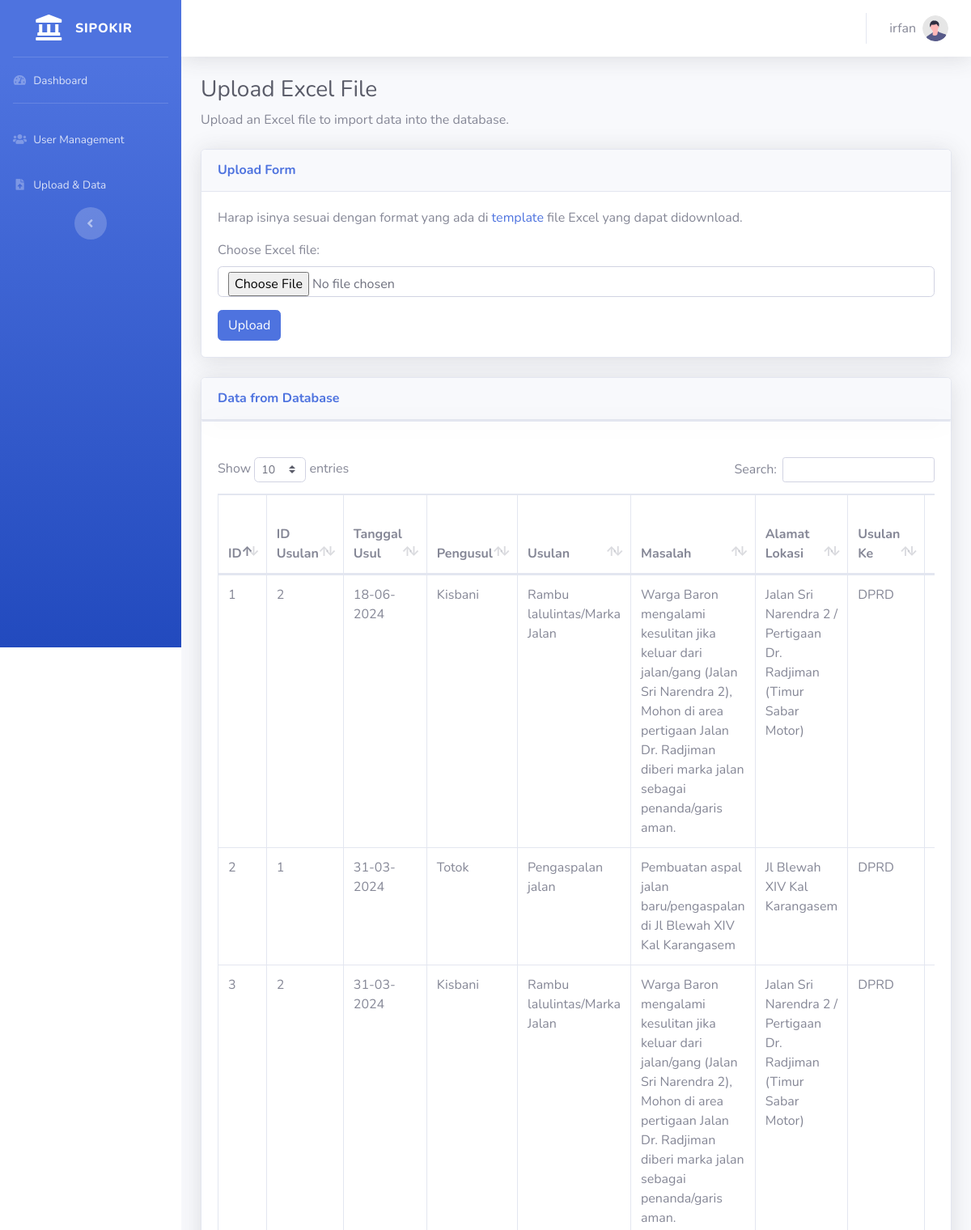
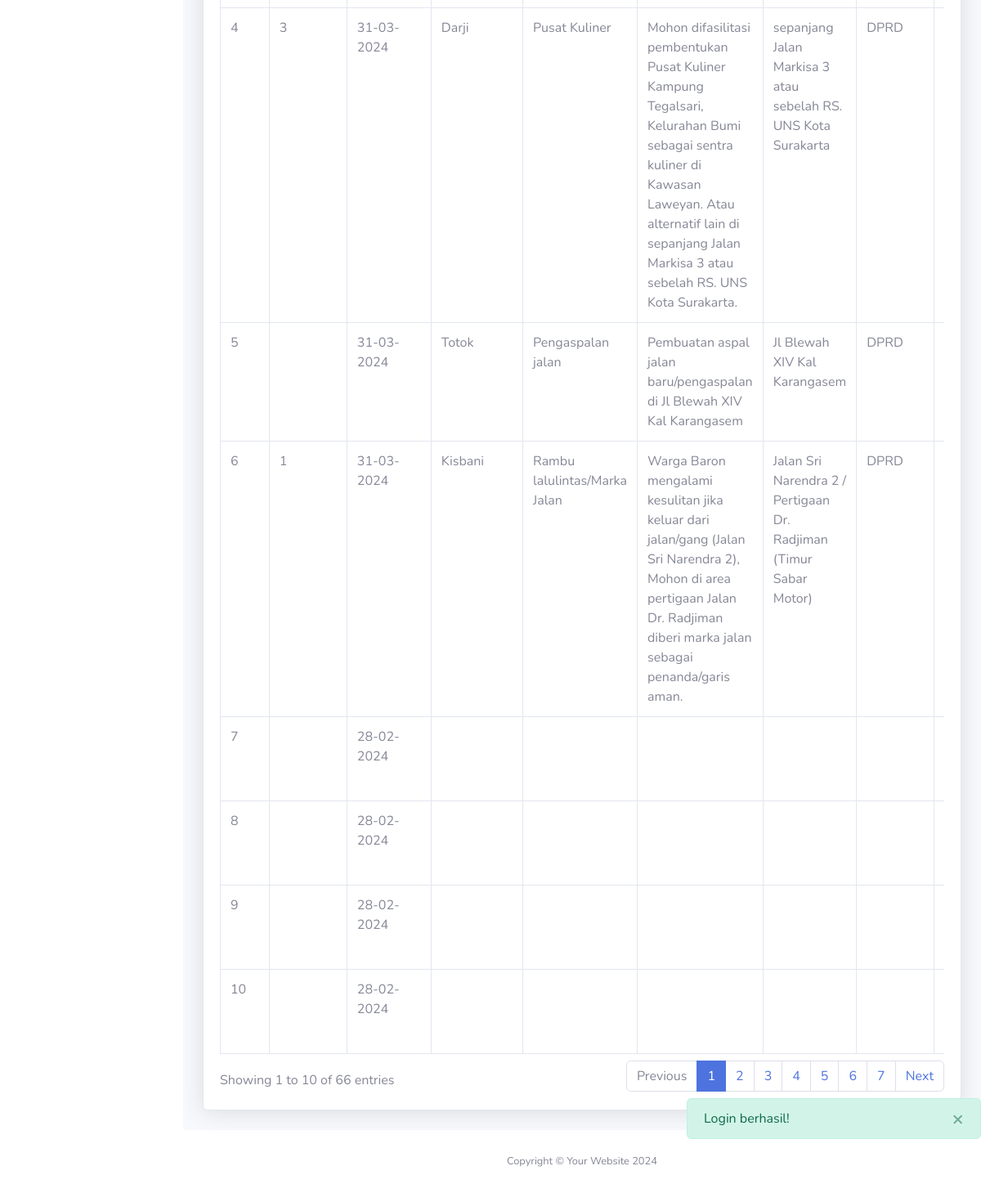
The app's page /upload_data.php (signed in) with its own data (2 pictures, top to bottom).
### tables this page shows
CREATE TABLE `pokir` (
  `id` int(30) NOT NULL,
  `id_usulan` varchar(50) DEFAULT NULL,
  `tanggal_usul` varchar(100) NOT NULL,
  `pengusul` varchar(100) NOT NULL,
  `usulan` varchar(300) NOT NULL,
  `masalah` varchar(1000) NOT NULL,
  `alamat_lokasi` varchar(200) NOT NULL,
  `usulan_ke` varchar(50) NOT NULL,
  `opd_tujuan_awal` varchar(50) NOT NULL,
  `opd_tujuan_akhir` varchar(100) NOT NULL,
  `status` varchar(100) NOT NULL,
  `catatan` varchar(100) NOT NULL,
  `rekomendasi_sekwan` varchar(200) NOT NULL,
  `rekomendasi_mitra` varchar(200) NOT NULL,
  `rekomendasi_skpd` varchar(200) NOT NULL,
  `rekomendasi_tapd` varchar(200) NOT NULL,
  `volume` varchar(50) NOT NULL,
  `satuan` varchar(300) NOT NULL,
  `anggaran` varchar(300) NOT NULL,
  `jenis_belanja` varchar(300) NOT NULL,
  `sub_kegiatan` varchar(300) NOT NULL,
  `createdAt` timestamp NOT NULL DEFAULT current_timestamp(),
  `updatedAt` timestamp NOT NULL DEFAULT current_timestamp() ON UPDATE current_timestamp()
);

### upload_data.php (the view, shortened to what this page needs)
<h1 class="h3 mb-2 text-gray-800">Upload Excel File</h1>
<p class="mb-4">Upload an Excel file to import data into the database.</p>
<div class="card shadow mb-4">
    <div class="card-header py-3">
        <h6 class="m-0 font-weight-bold text-primary">Upload Form</h6>
    </div>
    <div class="card-body">
        <p class="mb-3">Harap isinya sesuai dengan format yang ada di <a href="./template.xlsx" download>template</a> file Excel yang dapat didownload.</p>
        <form action="import.php" method="post" enctype="multipart/form-data">
            <label for="file">Choose Excel file:</label>
            <input type="file" name="file" id="file" accept=".xls,.xlsx" class="form-control mb-3">
            <button type="submit" class="btn btn-primary">Upload</button>
        </form>
    </div>
</div>
<div class="card shadow mb-4">
    <div class="card-header py-3">
        <h6 class="m-0 font-weight-bold text-primary">Data from Database</h6>
    </div>
    <div class="card shadow mb-4">
    </div>
    <div class="card-body">
        <div class="table-responsive">
            <table class="table table-bordered" id="dataTable" width="100%" cellspacing="0">
                <thead>
                    <tr>
                        <th>ID</th>
                        <th>ID Usulan</th>
                        <th>Tanggal Usul</th>
                        <th>Pengusul</th>
                        <th>Usulan</th>
                        <th>Masalah</th>
                        <th>Alamat Lokasi</th>
                        <th>Usulan Ke</th>
                        <th>OPD Tujuan Awal</th>
                    </tr>
                </thead>
                <tbody>
                    <?php
                    require 'koneksi.php';
                    $sql = "SELECT * FROM pokir";
                    $result = $conn->query($sql);
                    if ($result->num_rows > 0) {
                        $counter = 1;
                        while ($row = $result->fetch_assoc()) {
                            echo "<tr>";
                            echo "<td>" . $counter . "</td>";
                            echo "<td>" . $row['id_usulan'] . "</td>";
                            echo "<td>" . date('d-m-Y', strtotime($row['tanggal_usul'])) . "</td>";
                            echo "<td>" . $row['pengusul'] . "</td>";
                            echo "<td>" . $row['usulan'] . "</td>";
                            echo "<td>" . $row['masalah'] . "</td>";
                            echo "<td>" . $row['alamat_lokasi'] . "</td>";
                            echo "<td>" . $row['usulan_ke'] . "</td>";
                            echo "<td>" . $row['opd_tujuan_awal'] . "</td>";
                            echo "</tr>";
                            $counter++;
                        }
                    } else {
                        echo "<tr><td colspan='21' class='text-center'>Tidak ada data.</td></tr>";
                    }
                    ?>
                </tbody>
            </table>
        </div>
    </div>
</div>
<?php
$content = ob_get_clean();
include 'layout.php';
?>

### layout.php (shortened to what this page needs)
<!DOCTYPE html>
<html lang="en">
<head>
    <link href="vendor/fontawesome-free/css/all.min.css" rel="stylesheet" type="text/css">
    <link href="css/sb-admin-2.min.css" rel="stylesheet">
    <link href="vendor/datatables/dataTables.bootstrap4.min.css" rel="stylesheet">
</head>
<body id="page-top">
    <div id="wrapper">
        <ul class="navbar-nav bg-gradient-primary sidebar sidebar-dark accordion sticky-sidebar" id="accordionSidebar">
            <a class="sidebar-brand d-flex align-items-center justify-content-center" href="dashboard.php">
                <div class="sidebar-brand-icon">
                    <i class="fas fa-landmark"></i>
                </div>
                <div class="sidebar-brand-text mx-3">SIPOKIR</div>
            </a>
            <hr class="sidebar-divider my-0">
            <li class="nav-item">
                <a class="nav-link" href="dashboard.php">
                    <i class="fas fa-fw fa-tachometer-alt"></i>
                    <span>Dashboard</span></a>
            </li>
            <hr class="sidebar-divider">
            <li class="nav-item">
                <a class="nav-link" href="manage_users.php">
                    <i class="fas fa-users"></i>
                    <span>User Management</span>
                </a>
            </li>
            <li class="nav-item">
                <a class="nav-link" href="upload_data.php">
                    <i class="fas fa-fw fa-file-upload"></i>
                    <span>Upload & Data</span>
                </a>
            </li>
            <div class="text-center d-none d-md-inline">
                <button class="rounded-circle border-0" id="sidebarToggle"></button>
            </div>
        </ul>
        <div id="content-wrapper" class="d-flex flex-column">
            <div id="content">
                <nav class="navbar navbar-expand navbar-light bg-white topbar mb-4 static-top shadow">
                    <ul class="navbar-nav ml-auto">
                        <li class="nav-item dropdown no-arrow">
                            <a class="nav-link dropdown-toggle" href="#" id="userDropdown" role="button"
                                data-toggle="dropdown" aria-haspopup="true" aria-expanded="false">
                                <span
                                    class="mr-2 d-none d-lg-inline text-gray-600 large"><?php echo htmlspecialchars($_SESSION['username'], ENT_QUOTES, 'UTF-8'); ?></span>
                                <img class="img-profile rounded-circle" src="img/undraw_profile.svg">
                            </a>
                        </li>
                    </ul>
                </nav>
                <div class="container-fluid">
                    <?php echo $content; ?>
                </div>
            </div>
            <div class="notification-container">
                <div id="notification" class="notification"></div>
            </div>
            <footer class="sticky-footer bg-white">
                <div class="container my-auto">
                    <div class="copyright text-center my-auto">
                        <span>Copyright &copy; Your Website <?php echo date('Y'); ?></span>
                    </div>
                </div>
            </footer>
        </div>
    </div>
</body>
</html>

### layout.php (style rules this page uses)
.sticky-sidebar { position: sticky; top: 0; height: calc(100vh - 56px); }
.notification-container { position: fixed; width: 30%; bottom: 50px; right: 0; z-index: 1050; }
.notification { display: none; }

### records on screen
pokir: id_usulan "2", tanggal_usul "18-06-2024", pengusul "Kisbani", usulan "Rambu lalulintas/Marka Jalan", masalah "Warga Baron mengalami kesulitan jika keluar dari jalan/gang (Jalan Sri Narendra 2), Mohon di area pertigaan Jalan Dr. Radjiman diberi marka jalan sebagai penanda/garis aman.", alamat_lokasi "Jalan Sri Narendra 2 / Pertigaan Dr. Radjiman (Timur Sabar Motor)", usulan_ke "DPRD"
pokir: id_usulan "1", tanggal_usul "31-03-2024", pengusul "Totok", usulan "Pengaspalan jalan", masalah "Pembuatan aspal jalan baru/pengaspalan di Jl Blewah XIV Kal Karangasem", alamat_lokasi "Jl Blewah XIV Kal Karangasem", usulan_ke "DPRD"
pokir: id_usulan "2", tanggal_usul "31-03-2024", pengusul "Kisbani", usulan "Rambu lalulintas/Marka Jalan", masalah "Warga Baron mengalami kesulitan jika keluar dari jalan/gang (Jalan Sri Narendra 2), Mohon di area pertigaan Jalan Dr. Radjiman diberi marka jalan sebagai penanda/garis aman.", alamat_lokasi "Jalan Sri Narendra 2 / Pertigaan Dr. Radjiman (Timur Sabar Motor)", usulan_ke "DPRD"
pokir: id_usulan "3", tanggal_usul "31-03-2024", pengusul "Darji", usulan "Pusat Kuliner", masalah "Mohon difasilitasi pembentukan Pusat Kuliner Kampung Tegalsari, Kelurahan Bumi sebagai sentra kuliner di Kawasan Laweyan. Atau alternatif lain di sepanjang Jalan Markisa 3 atau sebelah RS. UNS Kota Surakarta.", alamat_lokasi "sepanjang Jalan Markisa 3 atau sebelah RS. UNS Kota Surakarta", usulan_ke "DPRD"
pokir: tanggal_usul "31-03-2024", pengusul "Totok", usulan "Pengaspalan jalan", masalah "Pembuatan aspal jalan baru/pengaspalan di Jl Blewah XIV Kal Karangasem", alamat_lokasi "Jl Blewah XIV Kal Karangasem", usulan_ke "DPRD"
pokir: id_usulan "1", tanggal_usul "31-03-2024", pengusul "Kisbani", usulan "Rambu lalulintas/Marka Jalan", masalah "Warga Baron mengalami kesulitan jika keluar dari jalan/gang (Jalan Sri Narendra 2), Mohon di area pertigaan Jalan Dr. Radjiman diberi marka jalan sebagai penanda/garis aman.", alamat_lokasi "Jalan Sri Narendra 2 / Pertigaan Dr. Radjiman (Timur Sabar Motor)", usulan_ke "DPRD"
pokir: tanggal_usul "28-02-2024"
pokir: tanggal_usul "28-02-2024"
pokir: tanggal_usul "28-02-2024"
pokir: tanggal_usul "28-02-2024"

### other values on screen
$_SESSION['username'] "irfan"
